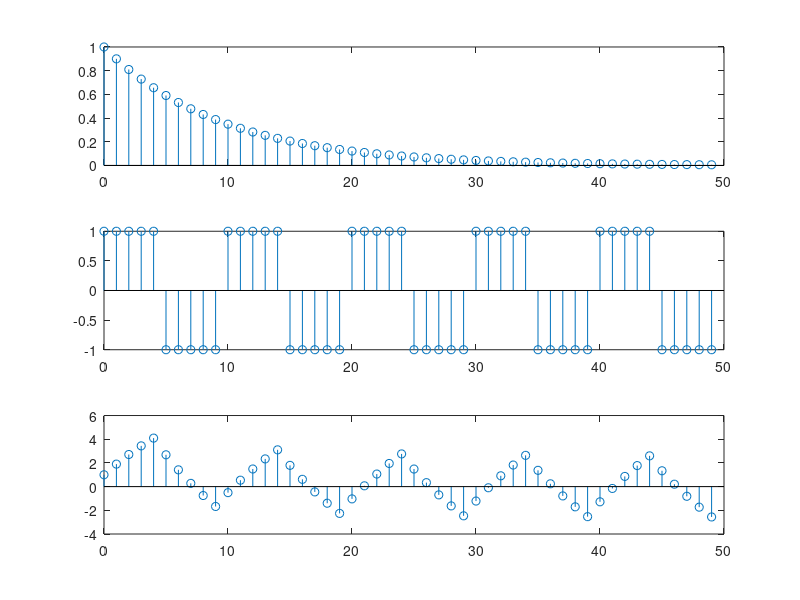

Source code (MATLAB): (Note: this script raises an error after producing the figure.)
%% clean up
close all;
clearvars;
clc;

%% Eingabe numerischer Ausdruecke in die Kommandozeile
7 / (2.51^2 - 0.3)

%% Einfache Variablen-Zuweisung
a = 12*4                % sonst Zuweisung nach 'ans' (wie oben)

% Kommandozeilen-History und Strichpunkt am Zeilenende
a = 12*4;

%% Vordefinierte Variablen
pi 
i
j

%% Matrizen
A = [1,2,3 ; i,pi,0]

%%
size(A) % Zeilen, Spalten

% auch ein Skalar wird als Matrix betrachtet
size(a)

%% Einfache Matrizen
B = zeros(3,4) % wird oft zum Initialisieren verwendet

%% bzw. einfache Vektoren
b = 3*ones(1,8) % Zeilenvektor
b = -ones(8,1) % Spaltenvektor

%% arithmetische Folge (1. Bedeutung des :-Operators)
c = 1:3       % Default-Inkrement 1
d = 3:2:19
e = 20:-2:4   % auch negatives Inkrement. Kann auch nicht-ganzzahlig sein.

%% Indizierung (BEGINNT MIT 1!!!)
A(2,1) % 2. Zeile, 1. Spalte
A(5) % 5. Element (entlang der Spalten, Spalte-fuer-Spalte)
A(2,3)=1 % schreiben auf indiziertes Element

%% Vektor als Index (Ergebnis hat gleiche Dimension wie Indexvektor)
A(2,2:3)
A(c) % entlang der Spalten

%% Indizierung ALLER Elemente (2. Bedeutung des :-Operators)
A(2,:) % ALLE Elemente der 2. Zeile
A(:) % ALLE Elemente als Spaltenvektor

%% Indizierung bis zum Ende
A(2:end)

% Transposition
A' % Transposition UND Konjugation
A.' % nur Transposition

%% Zusammensetzen von Vektoren bzw. Matrizen
C = [d; e] % 2 Zeilenvektoren uebereinander (gleiche Anzahl an Spalten!)
[C,ones(2,3)] % 2 Matrizen nebeneinander (gleiche Anzahl an Zeilen!)

%% Matrixmultiplikation
A * [0;1;2] % Groessen muessen passen! (Z1,S1) mal (Z2=S1,S2) ergibt (Z1,S2)
[1;2;3] * [1,2,3] % Spaltenvektor mal Zeilenvektor ergibt Matrix
[1,2,3] * [1;2;3] % Zeilenvektor mal Spaltenvektor ergibt Skalarprodukt

%% Element-fuer-Element-Operatoren (keine Schleifen!)
D = A .^ 2 % Quadrat aller Elemente
E = A .^ A % beide Operanden gleich gross!
F = D .* E % beide Operanden gleich gross! (z.B. MODULATOR)
D + E % beide Operanden gleich gross!
D - E % beide Operanden gleich gross!

%% nicht nur Operatoren arbeiten mit Matrizen bzw. Vektoren - auch Funktionen!
% Signalgenerierung in der zeitdiskreten Signalverarbeitung:
n = 0:49;  % Zeitvektor
x = cos( pi/20 * n); % Ergebnis ist auch Vektor - keine Schleife notwendig!

%% Plots
stem(n,x)
plot(n,x) % lin. Interpolation

%% WORKSPACE
who % Auflisten aller Variablen im Workspace

%%
clear all
who % Workspace ist nun leer

%% Programmieren in MATLAB: SKRIPTFILES
edit
% Skriptfiles:
%  .) verwendet MATLAB-Workspace fuer Variablen (bleiben sichtbar)
%  .) z.B. fuer Hauptprogramm einer Simulation
%  .) einfach als 'skriptname.m' abspeichern
%  .) mittels '>> skriptname' in der Kommandozeile starten
%  .) '%' fuer einzeilige Kommentare, Doku, ...

%% BEISPIELSKRIPT
% Exponentialfolge
n = 0:49;  % Zeitvektor
h = 0.9 .^ n;
subplot(3,1,1)
stem(n,h)

% einfaches periodisches Signal
p = [ ones(1,5), -ones(1,5) ]; % 1 Periode der Laenge 10
p = repmat(p,1,5); % 5 Perioden hintereinander
subplot(3,1,2)
stem(n,p)

% etwas Signalverarbeitung
y = filter( h, 1, p); % FIR Filter
subplot(3,1,3)
stem(n,y)

%% HILFE
help plot % aehnliche Funktionen unter "See also"

%%
help fft

%%
help signal % Signal Processing Toolbox

%%
lookfor convolution % apropos

%%
doc % Browser

%% EIGENE FUNKTIONEN
%  .) jede Funktion hat ihren eigenen (temporaeren) Workspace fuer Variablen
%  .) SYNTAX:
%
%     function [result1, result2] = funktionsname( arg1, arg2, arg3 )
%     % DOKU UNMITTELBAR NACH PROTOTYP! (Beschreibung, Argumente, ...)
%     % DOKU wird mittels '>> help funktionsname' ausgegeben
%
%  .) als 'funktionsname.m' abspeichern
help function

%% Bedingte Ausfuehrung
help if % if, elseif, else, end

%% Bool'sche Operatoren
help relop

%% auch Bool'sche Operatoren koennen auf Vektoren/Matrizen angewendet werden!
help switch % switch, case, otherwise, end

%% Schleifen (SPARSAM VERWENDEN !!!)
% Z.B. fuer Blockverarbeitung extrem langer Signale oder im Allgemeinen,
% um Speicherbedarf in Grenzen zu halten.
help for

%%
help while
